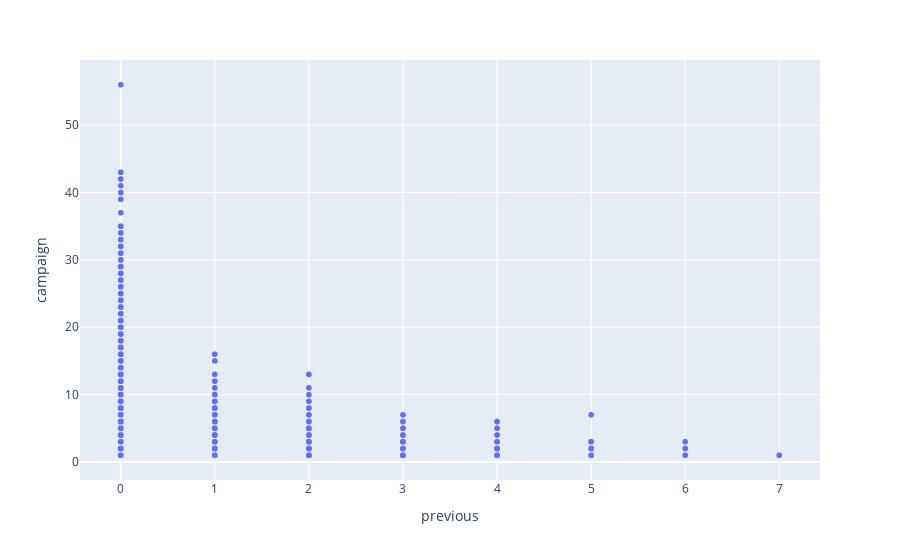

Here is the notebook cell this chart was saved with:
### Code cell
px.scatter(df, x='previous', y='campaign')

### Figure 1 — Plotly figure (JSON) as saved in the notebook; plotly's stock layout.template omitted (floating-point values rounded to 4 significant figures; data arrays with more than 128 entries replaced by an {"elided": "..."} marker saying what was removed)
{"data": [{"hovertemplate": "previous=%{x}<br>campaign=%{y}<extra></extra>", "legendgroup": "", "marker": {"color": "#636efa", "symbol": "circle"}, "mode": "markers", "name": "", "showlegend": false, "type": "scattergl", "x": {"elided": "41188 int values"}, "xaxis": "x", "y": {"elided": "41188 int values"}, "yaxis": "y"}], "layout": {"legend": {"tracegroupgap": 0}, "margin": {"t": 60}, "xaxis": {"anchor": "y", "domain": [0, 1], "title": {"text": "previous"}}, "yaxis": {"anchor": "x", "domain": [0, 1], "title": {"text": "campaign"}}}}
